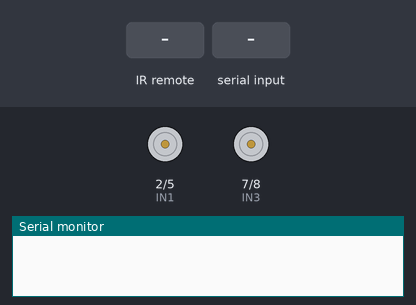
A sketch run on a simulated Arduino Uno, built with avr-gcc and run on an emulated ATmega328P. Parts: motor-driver pin pairs drawn as motors (green arrow = first pin HIGH = forward, orange = second pin HIGH = backward, longer = more drive, scaled by the enable pin), the last lines printed to the serial monitor. The inputs (shaded band) are chosen by the test bench.

Above: at 1.2 s.
1.3 s: infrared code 0xFF18E7 received
At 4.1 s:
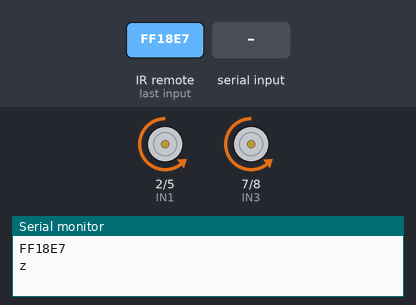
4.3 s: "s" received over Serial
At 7.1 s:
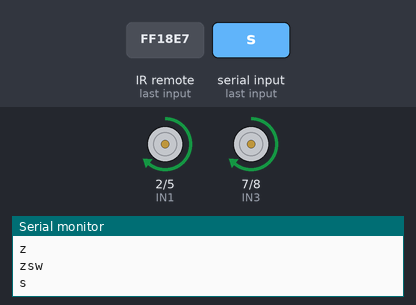
7.3 s: infrared code 0xFF5AA5 received
10.3 s: "a" received over Serial
13.3 s: infrared code 0xFF10EF received
At 16.1 s:
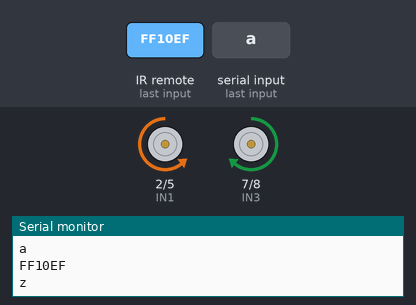
16.3 s: "w" received over Serial
At 17.25 s:
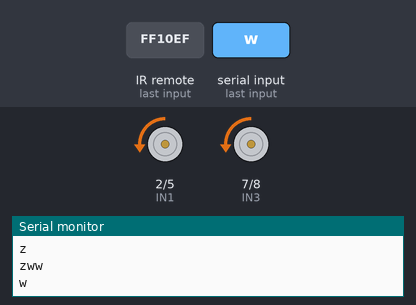
Timing chart, 0 to 20.1 s (numbered marks = the images above; inputs shaded):
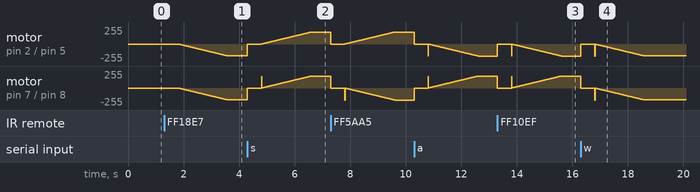

Measured:
- after the input at 1.3 s, motor on pin 2 (IN1) / pin 5 (IN2), motor on pin 7 (IN3) / pin 8 (IN4): moves from stopped to backward 179/255 over 1.8 s, starting after 0.51 s
- after the input at 4.3 s, motor on pin 2 (IN1) / pin 5 (IN2): moves from backward 179/255 to forward 180/255 over 2.3 s, starting at once
- after the input at 13.3 s, motor on pin 2 (IN1) / pin 5 (IN2): ramps from stopped to backward 180/255 and jumps back, once every 0.52 s; motor on pin 7 (IN3) / pin 8 (IN4): ramps from stopped to forward 180/255 and jumps back, once every 0.52 s
- after the input at 16.3 s, motor on pin 2 (IN1) / pin 5 (IN2): ramps from stopped to backward 180/255 and jumps back, once every 0.52 s

The sketch:

sketch.ino
```cpp
#include <IRremote.h>
//ir
IRrecv irrecv(11); // Указываем пин, к которому подключен приемник
decode_results results;

// мотор
const int EN1 = 3; // упр 1-ым enA правое
const int IN1 = 2; // контролер 1 для левого мотора - (певый)
const int IN2 = 5; // контролер 2 для левого мотора

const int EN2 = 6; // упр 1-ым мотором  enB левое
const int IN3 = 7; // управление вторым мотором
const int IN4 = 8;

int i;
char cur_data_port = 'z'; //данные с usb порта
char last_data_port = 'z';

//функции управления мотором

void MotorBrake ()
{
  analogWrite(EN1, 0);
  analogWrite(EN2, 0);
  delay(500);
}

void MotorGo ()
{
  MotorBrake(); //пока так

  digitalWrite (IN2, HIGH);
  digitalWrite (IN1, LOW);
  digitalWrite (IN4, HIGH);
  digitalWrite (IN3, LOW);
  for (i = 0; i < 180; i++)
  {
      analogWrite(EN1, i);
      analogWrite(EN2, i);
      delay(10);
  }
}

void MotorGoesBack ()
{
  MotorBrake();

  digitalWrite (IN2, LOW);
  digitalWrite (IN1, HIGH);
  digitalWrite (IN4, LOW);
  digitalWrite (IN3, HIGH);
  for (i = 0; i <= 180; i++)
  {
      analogWrite(EN1, i);
      analogWrite(EN2, i);
      delay(10);
  }
}

void MotorGoesRight()
{
  MotorBrake();

  // проверить!
  //крутит левое вперед, правое - назад
  digitalWrite (IN2, LOW);
  digitalWrite (IN1, HIGH);

  digitalWrite (IN4, HIGH);
  digitalWrite (IN3, LOW);
  for (i = 0; i <= 180; i++)
  {
    analogWrite(EN1, i);
    analogWrite(EN2, i);
    delay(10);
  }
}

void MotorGoesLeft()
{
  MotorBrake();

  // проверить!
  //крутит левое вперед, правое - назад
  digitalWrite (IN2, HIGH);
  digitalWrite (IN1, LOW);

  digitalWrite (IN4, LOW);
  digitalWrite (IN3, HIGH);
  for (i = 0; i <= 180; i++)
  {
      analogWrite(EN1, i);
      analogWrite(EN2, i);
      delay(10);
  }
}

void SwitchMotors(char cur_data_port)
{
  switch (cur_data_port) //читаем переменную (по 1 символу) с порта
  {
    case 'w':
    {
      Serial.println(cur_data_port);
      MotorGo();
       break;
    }

    case 's':
    {
      Serial.println(cur_data_port);
      MotorGoesBack();
       break;
    }

    case 'b':
    {
      Serial.println(cur_data_port);
      MotorBrake();
       break;
    }

    case 'd':
    {
      Serial.println(cur_data_port);
      MotorGoesRight();
       break;
    }
    case 'a':
    {
      Serial.println(cur_data_port);
      MotorGoesLeft();
       break;
    }
  }
}

void SwitchMotorsByIrSignal(int ir_value)
{
switch (ir_value) //читаем переменную (по 1 символу) с порта
  {
    case 0xFF18E7:
    {
      Serial.println(cur_data_port);
      MotorGo();
       break;
    }

    case 0xFF4AB5:
    {
      Serial.println(cur_data_port);
      MotorGoesBack();
       break;
    }

    case 0xFF38C7:
    {
      Serial.println(cur_data_port);
      MotorBrake();
       break;
    }

    case 0xFF5AA5:
    {
      Serial.println(cur_data_port);
      MotorGoesRight();
       break;
    }
    case 0xFF10EF:
    {
      Serial.println(cur_data_port);
      MotorGoesLeft();
       break;
    }
  }
}
//------------------------------------------------------------------//
void setup()
{
  //выхода для мотора
//  for (int i=2; i<=8; i++)
//  {
//    pinMode (i, OUTPUT);
//  }
  pinMode (IN4, OUTPUT);
  pinMode (IN3, OUTPUT);
  pinMode (IN2, OUTPUT);
  pinMode (IN1, OUTPUT);
  pinMode (EN2, OUTPUT);
  pinMode (EN1, OUTPUT);

  //usb порт
  Serial.begin(9600); //скорость соединения с com портом

  //
  irrecv.enableIRIn(); // Запускаем прием
}

// void MotorGo();
// void MotorGoesBack();
// void MotorBrake();
// void MotorGoesRight();
// void MotorGoesLeft();

//---------------------------------------------//
void loop()
{
 if (irrecv.decode(&results)) // Если данные пришли
  {
    Serial.println(results.value, HEX); // Отправляем полученную данную в консоль
    SwitchMotorsByIrSignal(results.value);
    irrecv.resume(); // Принимаем следующую команду
  }

 if (Serial.available() > 0) // если что-то пришло с com порта
 {
    char cur_data_port = Serial.read();
    Serial.print(last_data_port);
    Serial.print(cur_data_port);
    Serial.println('w');
    if (last_data_port != cur_data_port )
    {
      char last_data_port = cur_data_port;
      SwitchMotors(cur_data_port);
    }
  }
}
```
